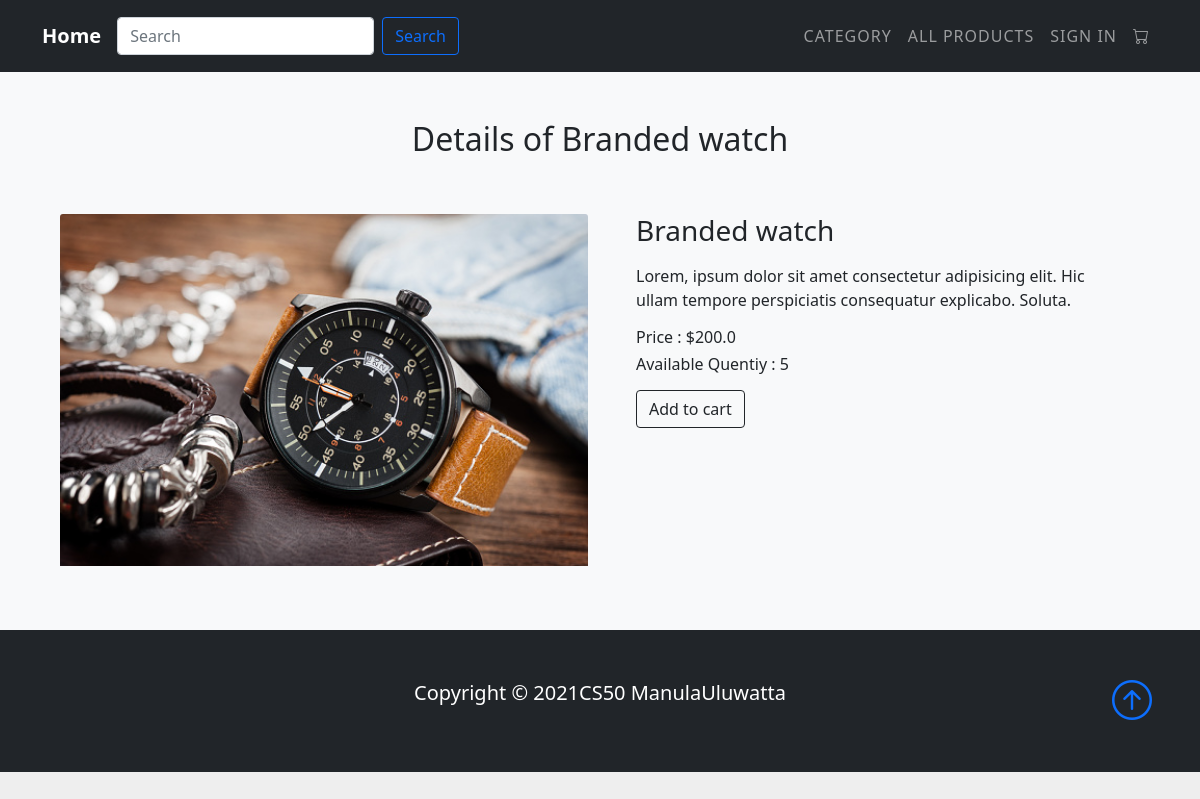
/productDescription?product_id=3, run on the app's committed database.
### tables this page shows
CREATE TABLE PRODUCTS(
    product_id Integer PRIMARY key,
    productName TEXT,
    price REAL,
    description TEXT,
    image TEXT,
    qty INTEGER,
    categoryId INTEGER,
    FOREIGN KEY(categoryId) REFERENCES categories(categoryId)
);

### application.py (the view)
@app.route("/productDescription")
def productDescription():
    loggedIn, firstName, noOfItems = getLoginDetails()
    product_id = request.args.get('product_id')
    with sqlite3.connect('database.db') as conn:
        db = conn.cursor()
        db.execute('SELECT product_id, productName, price, description, image, qty FROM PRODUCTS WHERE product_id=?', (product_id, ))
        productData = db.fetchone()
    conn.close()
    return render_template("productDescription.html", productData=productData, isLogged=loggedIn, firstName=firstName, numOfItems = noOfItems)

### application.py (called while the page is built)
@app.after_request
def after_request(response):
    response.headers["Cache-Control"] = "no-cache, no-store, must-revalidate"
    response.headers["Expires"] = 0
    response.headers["Pragma"] = "no-cache"
    return response

def getLoginDetails():
    with sqlite3.connect('database.db') as conn:
        db = conn.cursor()
        if 'email' not in session:
            isLogged = False
            firstName = ''
            numOfItems = 0
        else:
            isLogged = True
            db.execute("SELECT user_id, firstName FROM users WHERE email = ?", (session['email'],))
            user_id, firstName = db.fetchone()
            db.execute("SELECT count(product_id) FROM cart WHERE user_id = ?", (user_id, ))
            numOfItems = db.fetchone()[0]
    conn.close()
    return (isLogged, firstName, numOfItems)

### templates/productDescription.html (shortened to what this page needs)
{% extends "layout.html" %}
{% block body %}
<section id="" class="p-5 bg-light text-dark">
    <div class="container">
         <h2 class="text-center text-dark pb-5">Details of {{ productData[1] }}</h2>
         <div class="row g-4">
            <div class="col-md-6 h-100">
                    <img src="{{ url_for('static', filename='uploads/'+productData[4]) }}" class="card-img-top mb-3 img-fluid"
                        alt="...">
            </div>
            <div class="col-md-6">
                <div class="container bg-light">
                    <div class="justify-content-center">
                        <h3 class="card-title mb-3">{{ productData[1] }}</h3>
                        <p class="card-text">{{ productData[3] }}</p>
                        <h6><span>Price : </span>${{ productData[2] }}</h6>
                        <h6><span>Available Quentiy : </span>{{ productData[5] }}</h6>
                    </div>
                    <div id="buttonDiv">
                        <a href="/addToCart?product_id={{request.args.get('product_id')}}" class="btn btn-outline-dark mt-2">Add to cart</a>
                    </div>
                </div>
            </div>
        </div>
    </div>
</section>
{% endblock %}

### static/css/styles.css (style rules this page uses)
body { background: #eee }

### data on the page
PRODUCTS: productName "Branded watch", image (picture), description "Lorem, ipsum dolor sit amet consectetur adipisicing elit. Hic ullam tempore perspiciatis consequatur explicabo. Soluta.", price "200.0", qty "5"
